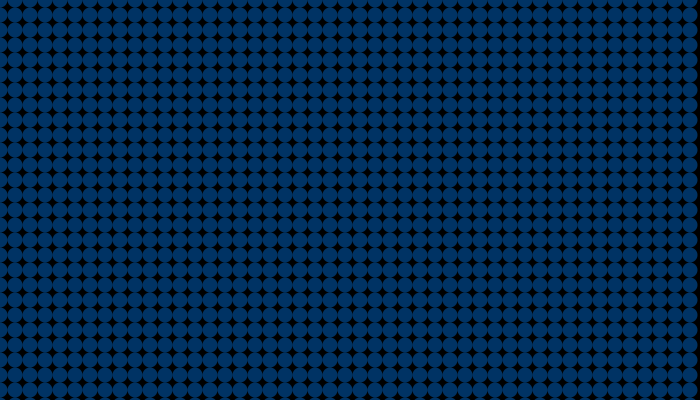
Frame 1 (no input)
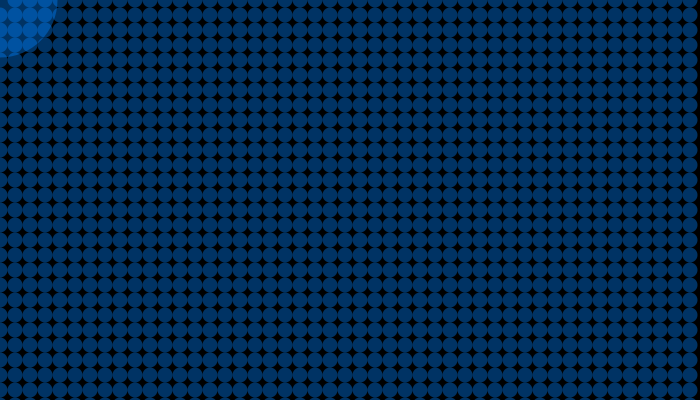
Frame 60 (the mouse pressed at the canvas centre just before this capture)
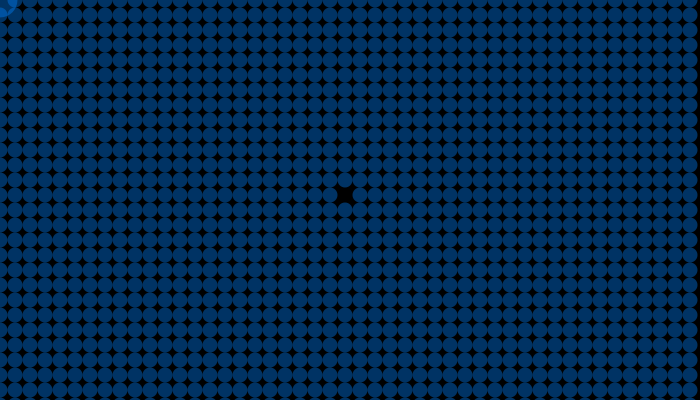
Frame 120 (the mouse held since frame 60 and released just before this capture)

The Processing sketch that drew these frames (run headless with seeded random() and noise(); from frame 60 on, the mouse is pressed at the canvas centre):

// Processing sketch: processing_35815
// ── processing_35815.pde

int amo = 1350;

int[] xpos = new int[amo];
int[] ypos = new int[amo];
float[] csize = new float[amo];

void setup() { 
  size (700,400);  
  background (0);

  int i = 0;
  int x = 0;
  int y = 0;

  while (i < amo) {
    if(x >= 700) {
      x = 0;
      y = y + 15;
    }
    
    xpos[i] = 0 + x;
    ypos[i] = y;
    csize[i] = 15;
    
    x = x + 15;
    i = i + 1;
  }
}     

void draw() {
  background(0);  
  fill(0,129,255,100);
  noStroke(); 
  
  //Draws the graphic
  int j = 0;
  while (j < amo){
    ellipse(xpos[j],ypos[j], csize[j], csize[j]);
    j = j + 1;
  }
  
  //Checks size
  int i = 0;
  while (i < amo){
    
    float distance = dist(xpos[i], ypos[i], mouseX, mouseY);
    if(distance < csize[i]/2) {
      if(csize[i] <= 15) {
        csize[i] = csize[i] + 100;
      }
    } else {
      if(csize[i] > 15) {
        csize[i] = csize[i]*0.98;
      }
    }
    i = i + 1;
  }
}  

void mousePressed() {  
  int i = 0;
  while (i < amo){
    
    float distance = dist(xpos[i], ypos[i], mouseX, mouseY);
    if(distance < csize[i]/2) {
      csize[i] = 0;
    }
    i = i + 1;
  }

}

void mouseMoved() {  

} 
